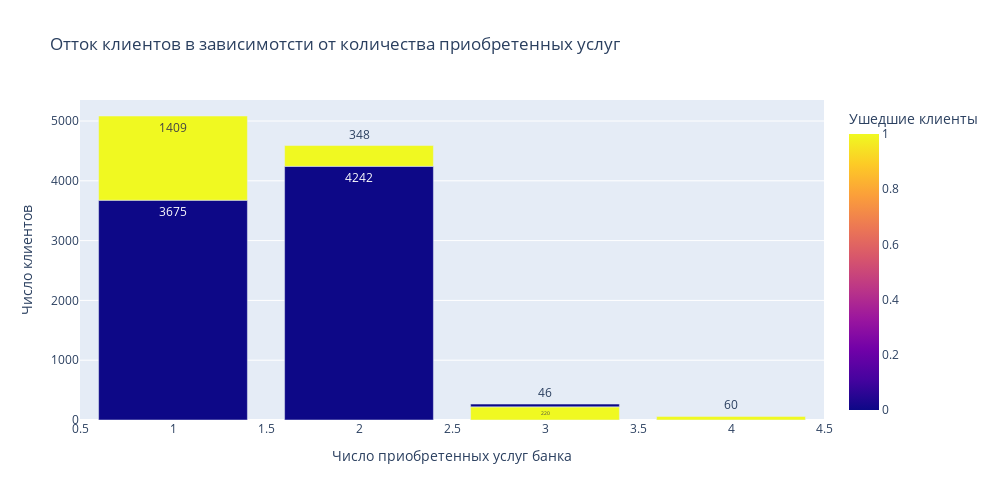

Notebook code for this chart:
### Markdown cell above
Анализ тепловой карты показывает, что наибольший отток клиентов банка наблюдался среди клиентов **старше 45 лет**. При этом в данной возрастной группе **отток женщин значительно больше**, чем среди мужчин. 

Банку следует проанализировать, в чем могли быть причины такого поведения клиентов, и принять меры, чтобы не допустить этого в своей дальнейшей деятельности.

### Code cell
# Задача 7: Как отток клиентов зависит от числа приобретённых у банка услуг?

# Строим сводную таблицу по признакам 'NumOfProducts' и 'Exited', получаем количество клиентов по числу банковских продуктов.
# По этому сегменту строим многоуровневую столбчатую диаграмму, чтобы посмотреть распределение оттока клиентов.

products = churn_df.groupby('NumOfProducts', as_index=False)[['Exited']].value_counts()

fig = px.bar(
    data_frame=products,
    x="NumOfProducts",
    y="count",
    color='Exited', 
    text = 'count',
    orientation='v',
    height=500,
    width=1000,
    title='Отток клиентов в зависимотсти от количества приобретенных услуг',
    labels={'NumOfProducts':'Число приобретенных услуг банка', 'count':'Число клиентов', 'Exited':'Ушедшие клиенты'}
)
fig.show()

### Figure 1 — Plotly figure (JSON) as saved in the notebook; plotly's stock layout.template omitted (floating-point values rounded to 4 significant figures)
{"data": [{"alignmentgroup": "True", "hovertemplate": "Число приобретенных услуг банка=%{x}<br>Число клиентов=%{text}<br>Ушедшие клиенты=%{marker.color}<extra></extra>", "legendgroup": "", "marker": {"color": [0, 1, 0, 1, 1, 0, 1], "coloraxis": "coloraxis", "pattern": {"shape": ""}}, "name": "", "offsetgroup": "", "orientation": "v", "showlegend": false, "text": [3675, 1409, 4242, 348, 220, 46, 60], "textposition": "auto", "type": "bar", "x": [1, 1, 2, 2, 3, 3, 4], "xaxis": "x", "y": [3675, 1409, 4242, 348, 220, 46, 60], "yaxis": "y"}], "layout": {"barmode": "relative", "coloraxis": {"colorbar": {"title": {"text": "Ушедшие клиенты"}}, "colorscale": [[0, "#0d0887"], [0.1111, "#46039f"], [0.2222, "#7201a8"], [0.3333, "#9c179e"], [0.4444, "#bd3786"], [0.5556, "#d8576b"], [0.6667, "#ed7953"], [0.7778, "#fb9f3a"], [0.8889, "#fdca26"], [1, "#f0f921"]]}, "height": 500, "legend": {"tracegroupgap": 0}, "title": {"text": "Отток клиентов в зависимотсти от количества приобретенных услуг"}, "width": 1000, "xaxis": {"anchor": "y", "domain": [0, 1], "title": {"text": "Число приобретенных услуг банка"}}, "yaxis": {"anchor": "x", "domain": [0, 1], "title": {"text": "Число клиентов"}}}}
